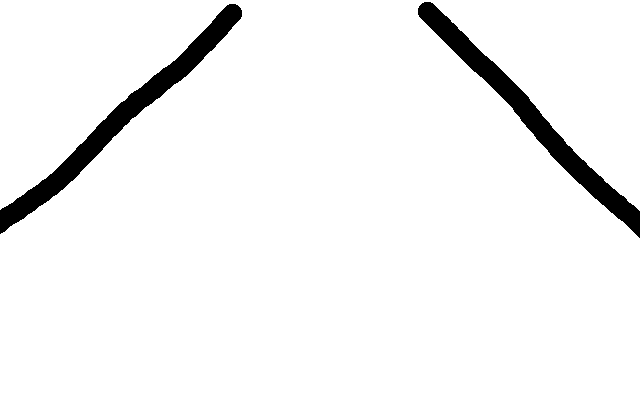
#> input picture lane3.png, 640 x 400 px
$ python net.py
#> lines starting #> are read from the running program, lines starting #| are printed output that depends on the picture; after the words box and inside, x2 and y2 are one past the last pixel; in counts of white or black regions, pixels touching at a corner belong together
#> further down, image is the input picture: shape (400, 640, 3); 95.2% white; 2 black regions, box (x1, y1, x2, y2) and area: (0, 4, 242, 234) 6228, (418, 2, 640, 238) 5979
#importing some useful packages
import numpy as np
import cv2
import math
import os


def grayscale(img):
    """Applies the Grayscale transform
    This will return an image with only one color channel
    but NOTE: to see the returned image as grayscale
    (assuming your grayscaled image is called 'gray')
    you should call plt.imshow(gray, cmap='gray')"""
    return cv2.cvtColor(img, cv2.COLOR_RGB2GRAY)
    # Or use BGR2GRAY if you read an image with cv2.imread()
    # return cv2.cvtColor(img, cv2.COLOR_BGR2GRAY)

def canny(img, low_threshold, high_threshold):
    """Applies the Canny transform"""
    return cv2.Canny(img, low_threshold, high_threshold)

def gaussian_blur(img, kernel_size):
    """Applies a Gaussian Noise kernel"""
    return cv2.GaussianBlur(img, (kernel_size, kernel_size), 0)

def region_of_interest(img, vertices):
    """
    Applies an image mask.
    Only keeps the region of the image defined by the polygon
    formed from `vertices`. The rest of the image is set to black.
    """
    #defining a blank mask to start with
    mask = np.zeros_like(img)

    #defining a 3 channel or 1 channel color to fill the mask with depending on the input image
    if len(img.shape) > 2:
        channel_count = img.shape[2]  # i.e. 3 or 4 depending on your image
        ignore_mask_color = (255,) * channel_count
    else:
        ignore_mask_color = 255

    #filling pixels inside the polygon defined by "vertices" with the fill color
    cv2.fillPoly(mask, vertices, ignore_mask_color)

    #returning the image only where mask pixels are nonzero
    masked_image = cv2.bitwise_and(img, mask)
    return masked_image


def draw_lines(img, lines, color=[255, 0, 0], thickness=2):
    """
    NOTE: this is the function you might want to use as a starting point once you want to
    average/extrapolate the line segments you detect to map out the full
    extent of the lane (going from the result shown in raw-lines-example.mp4
    to that shown in P1_example.mp4).
    Think about things like separating line segments by their
    slope ((y2-y1)/(x2-x1)) to decide which segments are part of the left
    line vs. the right line.  Then, you can average the position of each of
    the lines and extrapolate to the top and bottom of the lane.
    This function draws `lines` with `color` and `thickness`.
    Lines are drawn on the image inplace (mutates the image).
    If you want to make the lines semi-transparent, think about combining
    this function with the weighted_img() function below
    """
    for line in lines:
        for x1,y1,x2,y2 in line:
            cv2.line(img, (x1, y1), (x2, y2), color, thickness)

def hough_lines(img, rho, theta, threshold, min_line_len, max_line_gap):
    """
    `img` should be the output of a Canny transform.
    Returns an image with hough lines drawn.
    """
    lines = cv2.HoughLinesP(img, rho, theta, threshold, np.array([]), minLineLength=min_line_len, maxLineGap=max_line_gap)
    line_img = np.zeros((img.shape[0], img.shape[1], 3), dtype=np.uint8)
    draw_lines(line_img, lines)
    return line_img

# Python 3 has support for cool math symbols.

def weighted_img(img, initial_img, α=0.8, β=1., λ=0.):
    """
    `img` is the output of the hough_lines(), An image with lines drawn on it.
    Should be a blank image (all black) with lines drawn on it.
    `initial_img` should be the image before any processing.
    The result image is computed as follows:
    initial_img * α + img * β + λ
    NOTE: initial_img and img must be the same shape!
    """
    return cv2.addWeighted(initial_img, α, img, β, λ)

def process_frame(image):
    global first_frame

    gray_image = grayscale(image)
    img_hsv = cv2.cvtColor(image, cv2.COLOR_RGB2HSV)
#> img_hsv: shape (400, 640, 3); mean H, S, V 0, 0, 242.8
    #hsv = [hue, saturation, value]
    #more accurate range for yellow since it is not strictly black, white, r, g, or b

    lower_yellow = np.array([0, 0, 0], dtype = "uint8")
    upper_yellow = np.array([180, 255, 50], dtype="uint8")

    mask_yellow = cv2.inRange(img_hsv, lower_yellow, upper_yellow)
    mask_white = cv2.inRange(gray_image, 200, 255)
    mask_yw = cv2.bitwise_or(mask_white, mask_yellow)
#> mask_yw: shape (400, 640); every value is 255
    mask_yw_image = cv2.bitwise_and(gray_image, mask_yw)

    kernel_size = 5
    gauss_gray = gaussian_blur(mask_yw_image,kernel_size)

    #same as quiz values
    low_threshold = 50
    high_threshold = 150
    canny_edges = canny(gauss_gray,low_threshold,high_threshold)
#> in canny, `return cv2.Canny(img, low_threshold, high_threshold)`:
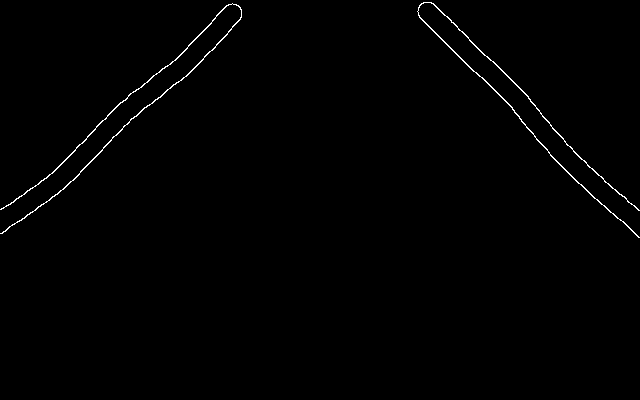
#> returned value: shape (400, 640); 0.67% white in thin lines or dots, all inside (x1, y1, x2, y2) = (0, 2, 640, 238)

    imshape = image.shape
#> imshape = (400, 640, 3)
    lower_left = [imshape[1]/9,imshape[0]]
#> lower_left = [71.11, 400]
    lower_right = [imshape[1]-imshape[1]/9,imshape[0]]
#> lower_right = [568.9, 400]
    top_left = [imshape[1]/2-imshape[1]/8,imshape[0]/2+imshape[0]/10]
#> top_left = [240, 240]
    top_right = [imshape[1]/2+imshape[1]/8,imshape[0]/2+imshape[0]/10]
#> top_right = [400, 240]
    vertices = [np.array([lower_left,top_left,top_right,lower_right],dtype=np.int32)]
    roi_image = region_of_interest(canny_edges, vertices)
#> in region_of_interest, `cv2.fillPoly(mask, vertices, ignore_mask_color)`:
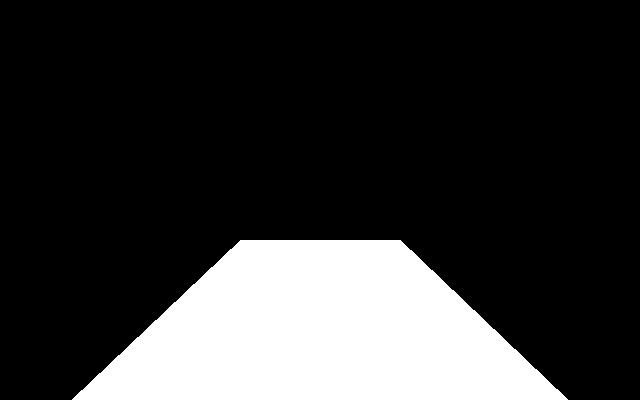
#> mask: shape (400, 640); 20.5% white; 1 white region, box (x1, y1, x2, y2) and area: (72, 240, 568, 400) 52567
#> in region_of_interest, `masked_image = cv2.bitwise_and(img, mask)`: masked_image: shape (400, 640); every value is 0

    #rho and theta are the distance and angular resolution of the grid in Hough space
    #same values as quiz
    rho = 2
    theta = np.pi/180
    #threshold is minimum number of intersections in a grid for candidate line to go to output
    threshold = 20
    min_line_len = 50
    max_line_gap = 200

    line_image = hough_lines(roi_image, rho, theta, threshold, min_line_len, max_line_gap)
#> in hough_lines, `lines = cv2.HoughLinesP(img, rho, theta, threshold, np.array([]), minL..`: lines = None
#> after the loop in draw_lines, `for line in lines:`: img: shape (400, 640, 3); every value is 0
    result = weighted_img(line_image, image, α=0.8, β=1., λ=0.)
    return result

image = cv2.imread('lane3.png')
#> (the run stopped early here; a loop or call above may not have finished)

$ run again, with Lane1.png copied over lane3.png
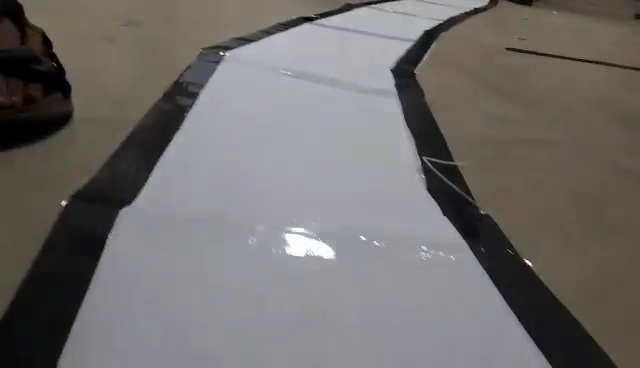
#> input picture Lane1.png, 640 x 368 px
#> image is the input picture: shape (368, 640, 3); mean B, G, R 107.3, 109.2, 112.2
#> img_hsv: shape (368, 640, 3); mean H, S, V 68.8, 33.2, 115.5
#> in process_frame, `mask_yellow = cv2.inRange(img_hsv, lower_yellow, upper_yellow)`:
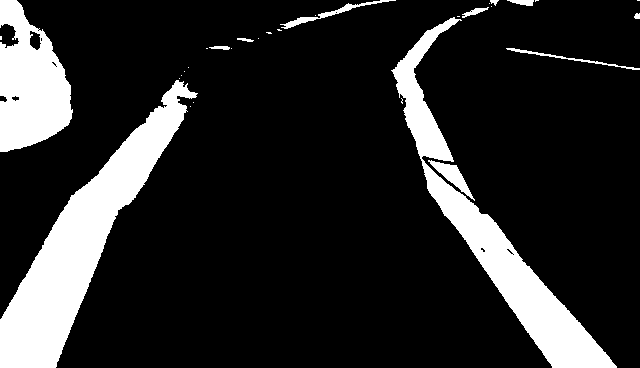
#> mask_yellow: shape (368, 640); 16% white; 31 white regions (19 under 20 px), largest, box (x1, y1, x2, y2) and area: (0, 80, 198, 368) 15883, (391, 17, 617, 368) 12535, (0, 0, 73, 152) 7451
#> mask_white: shape (368, 640); 0.42% white; 17 white regions (15 under 20 px), largest, box (x1, y1, x2, y2) and area: (284, 233, 335, 259) 840, (288, 228, 313, 234) 74
#> mask: shape (368, 640); 20.6% white; 1 white region, box (x1, y1, x2, y2) and area: (72, 220, 568, 368) 48628
#> masked_image: shape (368, 640); 0.11% white in thin lines or dots, all inside (x1, y1, x2, y2) = (284, 227, 426, 259)
#> lines = [[289, 230, 424, 253], [286, 233, 425, 248], [334, 254, 424, 252], [291, 229, 421, 247], [301, 228, 364, 236]]
#> the loop in draw_lines, `for line in lines:` made 5 passes
#> in weighted_img, `return cv2.addWeighted(initial_img, α, img, β, λ)`:
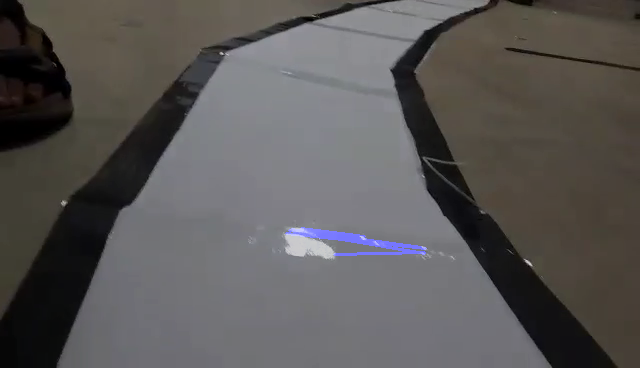
#> returned value: shape (368, 640, 3); mean of channels 0, 1, 2 86.5, 87.3, 89.8; drawn as B, G, R

$ run again, with Lane2.png copied over lane3.png
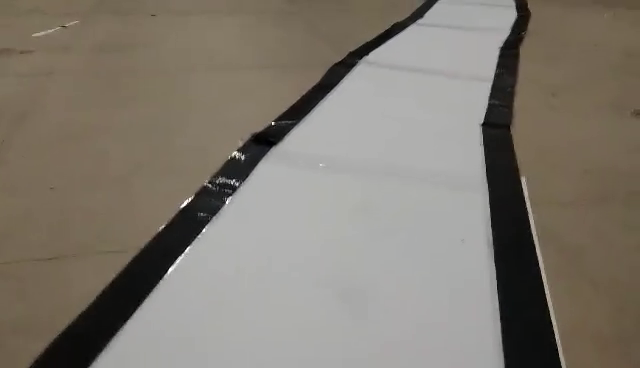
#> input picture Lane2.png, 640 x 368 px
#> image is the input picture: shape (368, 640, 3); mean B, G, R 111.8, 121.8, 128.4
#> img_hsv: shape (368, 640, 3); mean H, S, V 91.5, 39.1, 128.6
#> in process_frame, `mask_yellow = cv2.inRange(img_hsv, lower_yellow, upper_yellow)`:
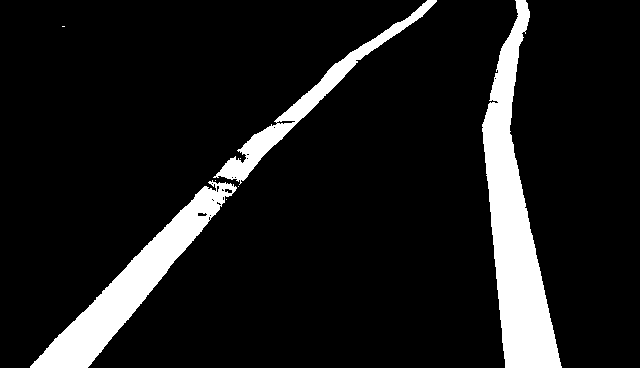
#> mask_yellow: shape (368, 640); 10.5% white; 8 white regions (5 under 20 px), largest, box (x1, y1, x2, y2) and area: (482, 0, 562, 368) 12474, (30, 180, 237, 368) 8438, (213, 0, 437, 185) 3923
#> mask_white: shape (368, 640); 0.06% white in thin lines or dots, all inside (x1, y1, x2, y2) = (168, 122, 322, 274)
#> mask_yw: shape (368, 640); 10.6% white; 14 white regions (11 under 20 px), largest, box (x1, y1, x2, y2) and area: (482, 0, 562, 368) 12474, (30, 180, 237, 368) 8544, (213, 0, 437, 185) 3939
#> in region_of_interest, `cv2.fillPoly(mask, vertices, ignore_mask_color)`:
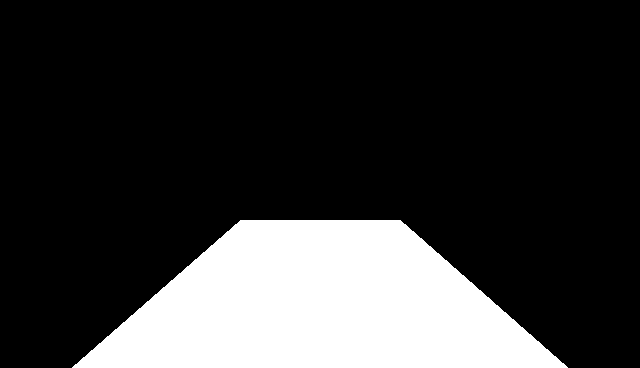
#> mask: shape (368, 640); 20.6% white; 1 white region, box (x1, y1, x2, y2) and area: (72, 220, 568, 368) 48628
#> masked_image: shape (368, 640); every value is 0
#> lines = None
